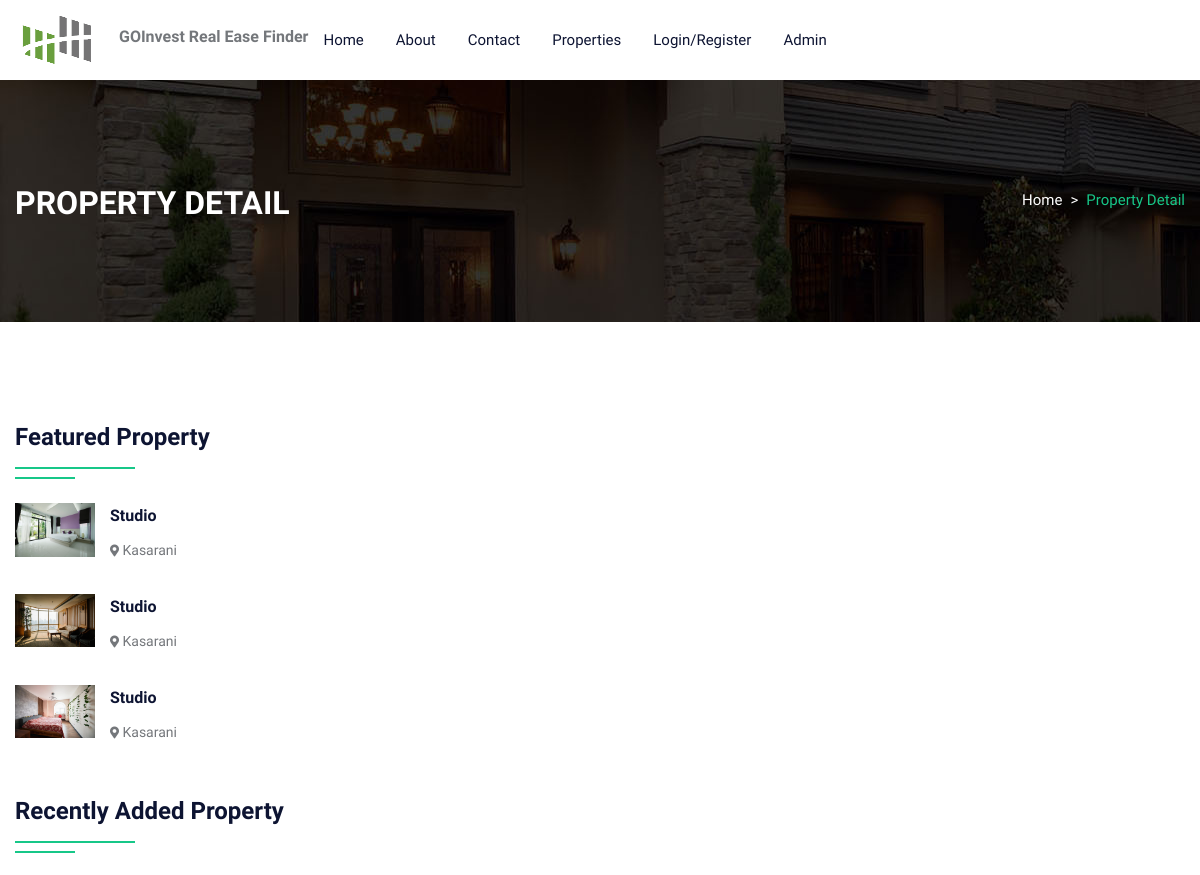
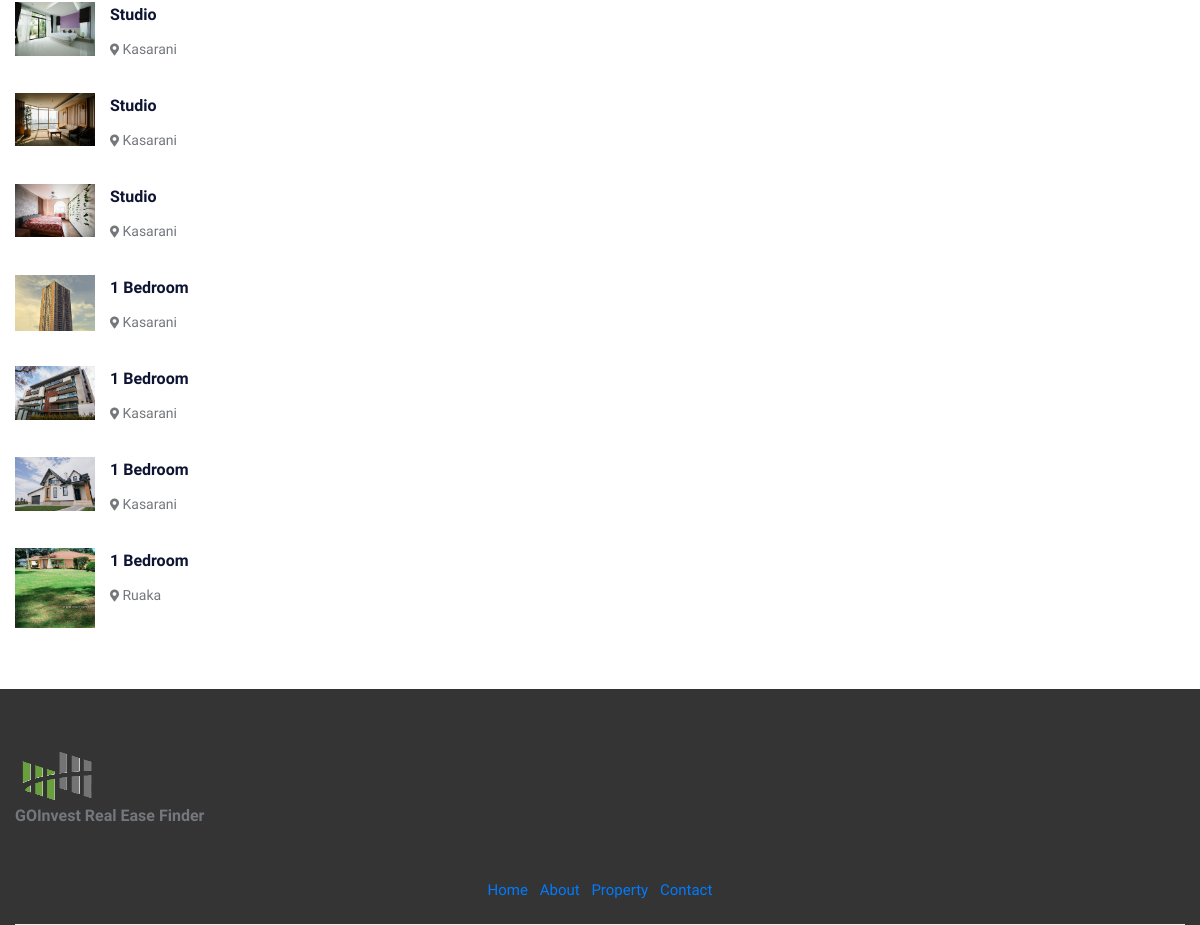
The page /propertydetail.php on the database its author committed (2 pictures, top to bottom).
### tables this page shows
CREATE TABLE `property` (
  `pid` int(50) NOT NULL,
  `title` varchar(200) NOT NULL,
  `pcontent` longtext NOT NULL,
  `type` varchar(100) NOT NULL,
  `bhk` varchar(50) NOT NULL,
  `stype` varchar(100) NOT NULL,
  `bedroom` int(50) NOT NULL,
  `bathroom` int(50) NOT NULL,
  `balcony` int(50) NOT NULL,
  `kitchen` int(50) NOT NULL,
  `hall` int(50) NOT NULL,
  `floor` varchar(50) NOT NULL,
  `size` int(50) NOT NULL,
  `price` int(50) NOT NULL,
  `location` varchar(200) NOT NULL,
  `city` varchar(100) NOT NULL,
  `state` varchar(100) NOT NULL,
  `feature` longtext NOT NULL,
  `pimage` varchar(300) NOT NULL,
  `pimage1` varchar(300) NOT NULL,
  `pimage2` varchar(300) NOT NULL,
  `pimage3` varchar(300) NOT NULL,
  `pimage4` varchar(300) NOT NULL,
  `uid` int(50) NOT NULL,
  `status` varchar(50) NOT NULL,
  `mapimage` varchar(300) NOT NULL,
  `topmapimage` varchar(300) NOT NULL,
  `groundmapimage` varchar(300) NOT NULL,
  `totalfloor` varchar(50) NOT NULL,
  `date` datetime NOT NULL DEFAULT current_timestamp(),
  `isFeatured` int(11) DEFAULT NULL,
  `Malls` varchar(255) DEFAULT NULL,
  `Placeofwork` varchar(255) DEFAULT NULL
);

### propertydetail.php (the view, shortened to what this page needs)
<!DOCTYPE html>
<html lang="en">
<head>
<link rel="stylesheet" type="text/css" href="css/bootstrap.min.css">
<link rel="stylesheet" type="text/css" href="css/bootstrap-slider.css">
<link rel="stylesheet" type="text/css" href="css/jquery-ui.css">
<link rel="stylesheet" type="text/css" href="css/layerslider.css">
<link rel="stylesheet" type="text/css" href="css/color.css" id="color-change">
<link rel="stylesheet" type="text/css" href="css/owl.carousel.min.css">
<link rel="stylesheet" type="text/css" href="css/font-awesome.min.css">
<link rel="stylesheet" type="text/css" href="fonts/flaticon/flaticon.css">
<link rel="stylesheet" type="text/css" href="css/style.css">
</head>
<body>
<div id="page-wrapper">
    <div class="row">
		<?php include("include/header.php");?>
        <div class="banner-full-row page-banner" style="background-image:url('images/breadcromb.jpg');">
            <div class="container">
                <div class="row">
                    <div class="col-md-6">
                        <h2 class="page-name float-left text-white text-uppercase mt-1 mb-0"><b>Property Detail</b></h2>
                    </div>
                    <div class="col-md-6">
                        <nav aria-label="breadcrumb" class="float-left float-md-right">
                            <ol class="breadcrumb bg-transparent m-0 p-0">
                                <li class="breadcrumb-item text-white"><a href="#">Home</a></li>
                                <li class="breadcrumb-item active">Property Detail</li>
                            </ol>
                        </nav>
                    </div>
                </div>
            </div>
        </div>
        <div class="full-row">
            <div class="container">
                <div class="row">
                    <div class="col-lg-4">
                        <h4 class="double-down-line-left text-secondary position-relative pb-4 mb-4 mt-5">Featured Property</h4>
                        <ul class="property_list_widget">
                            <?php
                            $query=mysqli_query($con,"SELECT * FROM `property` WHERE isFeatured = 1 ORDER BY date DESC LIMIT 3");
                                    while($row=mysqli_fetch_array($query))
                                    {
                            ?>
                            <li> <img src="admin/property/<?php echo $row['18'];?>" alt="pimage">
                                <h6 class="text-secondary hover-text-success text-capitalize"><a href="propertydetail.php?pid=<?php echo $row['0'];?>"><?php echo $row['1'];?></a></h6>
                                <span class="font-14"><i class="fas fa-map-marker-alt icon-success icon-small"></i> <?php echo $row['14'];?></span>
                            </li>
                            <?php } ?>
                        </ul>
                        <div class="sidebar-widget mt-5">
                            <h4 class="double-down-line-left text-secondary position-relative pb-4 mb-4">Recently Added Property</h4>
                            <ul class="property_list_widget">
								<?php
								$query=mysqli_query($con,"SELECT * FROM `property` ORDER BY date DESC LIMIT 7");
										while($row=mysqli_fetch_array($query))
										{
								?>
                                <li> <img src="admin/property/<?php echo $row['18'];?>" alt="pimage">
                                    <h6 class="text-secondary hover-text-success text-capitalize"><a href="propertydetail.php?pid=<?php echo $row['0'];?>"><?php echo $row['1'];?></a></h6>
                                    <span class="font-14"><i class="fas fa-map-marker-alt icon-success icon-small"></i> <?php echo $row['14'];?></span>
                                </li>
                                <?php } ?>
                            </ul>
                        </div>
                    </div>
                </div>
            </div>
        </div>
		<?php include("include/footer.php");?>
    </div>
</div>
</body>
</html>

### css/color.css (style rules this page uses)
:root { --theme-ordinary-color: #74777b; }
:root { --theme-primary-color: #17c788; }
:root { --theme-secondary-color: #0d1432; }
:root { --theme-white-color: #fff; }
:root { --theme-light-color: #f8f8f8; }
:root { --theme-gray-color: #f5f5f5; }
:root { --theme-footer-color: #091b4b; }
:root { --theme-dark-color: #091b4b; }
:root { --text-light-color: #a3a7af; }
:root { --theme-primary-opacity-color: rgba(11, 191, 141, .8); }
:root { --theme-secondary-opacity-color: rgba(13,20,50,0.7); }
:root { --theme-white-opacity-color: rgba(255, 255, 255, 0.3); }
:root { --theme-dark-opacity-color: rgba(0, 0, 0, 0.5); }
:root { --theme-ordinary-font: 'Muli', sans-serif; }
:root { --theme-highlight-font: 'Comfortaa', cursive; }

### rows shown on the page
property: pimage (picture), title "Studio", location "Kasarani"
property: pimage (picture), title "Studio", location "Kasarani"
property: pimage (picture), title "Studio", location "Kasarani"
property: pimage (picture), title "1 Bedroom", location "Kasarani"
property: pimage (picture), title "1 Bedroom", location "Kasarani"
property: pimage (picture), title "1 Bedroom", location "Kasarani"
property: pimage (picture), title "1 Bedroom", location "Ruaka"
